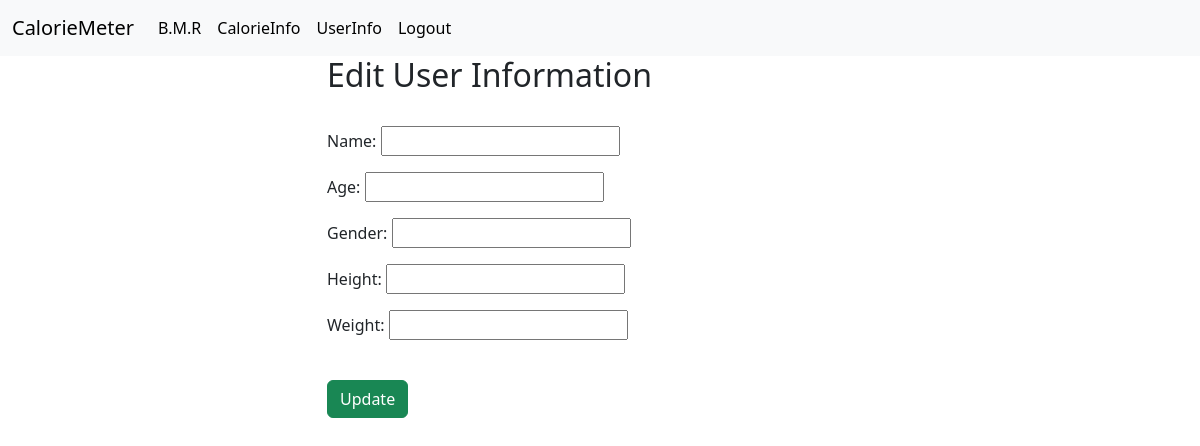
Before: /editUserInfo/ (signed in) with the older database file.
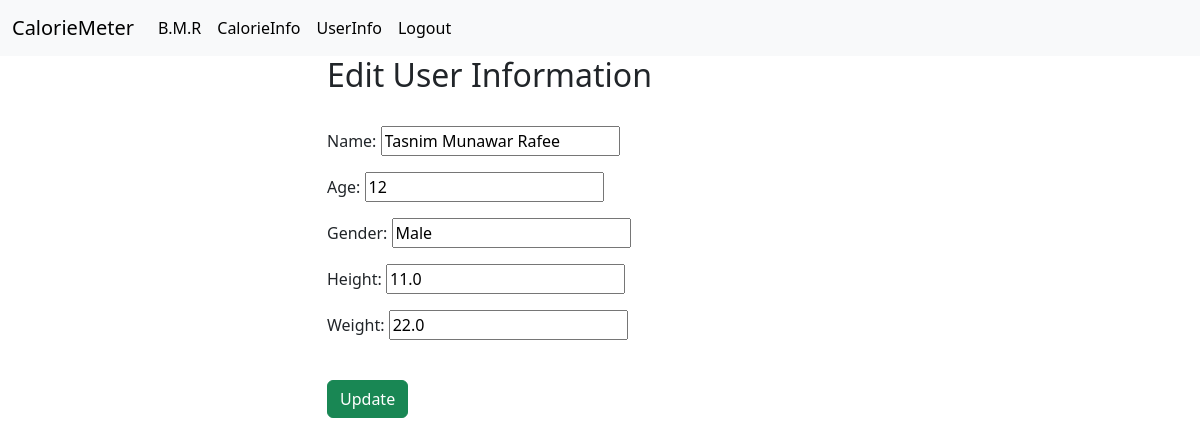
After: the same page with the newer database file.
### myapp/models.py (models this page shows, shortened)
class UserInfo(models.Model):
    user = models.OneToOneField(CustomUser, on_delete=models.DO_NOTHING, related_name='userinfo')
    Name = models.CharField(max_length=60,blank=True,null=True)
    Age = models.IntegerField(blank=True,null=True)
    Gender = models.CharField(max_length=60,blank=True,null=True)
    Height = models.FloatField(blank=True,null=True)
    Weight = models.FloatField(blank=True,null=True)

### myapp/views.py (the view)
# urls.py: path('editUserInfo/',editUserInfo,name='editUserInfo'),
@login_required
def editUserInfo(request):
    userInfo = request.user.userinfo
    if request.method == "POST":
            form = UserInfoForm(request.POST,instance=userInfo)
            if form.is_valid():
                form.save()
                return redirect('homepage')
    else:
        form = UserInfoForm(instance=userInfo)
    return render(request,'editUserInfo.html',{'form':form})

### myapp/forms.py
class UserInfoForm(forms.ModelForm):
    class Meta:
        model = UserInfo
        fields = ['Name','Age','Gender','Height','Weight']

### templates/editUserInfo.html (shortened to what this page needs)
{% extends 'base.html' %}
{% block content %}
<div class="container container-center">
    <div class="row justify-content-center">
        <div class="col-md-6">
            <form method="POST">
                <h2>Edit User Information</h2><br>
                {{form.as_p}}
                <br>
                <input class="btn btn-success" type="submit" value="Update">
            </form>
        </div>
    </div>
</div>
{% endblock %}

Changed rows visible on the page:
changed UserInfo: Name (not shown) → "Tasnim Munawar Rafee"; Age (not shown) → "12"; Gender (not shown) → "Male"; Height (not shown) → "11.0"; Weight (not shown) → "22.0"
